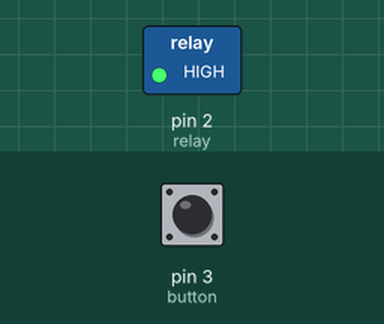
This sketch was run on a simulated Arduino Uno, built with avr-gcc and run on an emulated ATmega328P. Shown: switched loads named in the sketch (green lamp = pin HIGH). Inputs (shaded band) come from the test bench; at power-on: pin 3 (button) LOW.

Above: at 1.2 s.
1.3 s: pin 3 (button) pulled HIGH for 0.15 s
At 2.7 s:
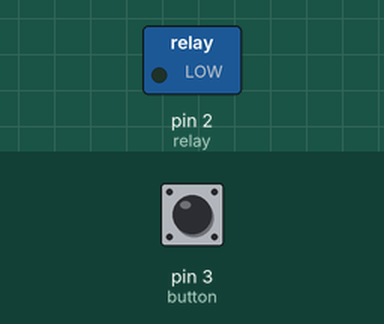
3.0 s: pin 3 (button) pulled HIGH for 1 s
At 3.8 s:
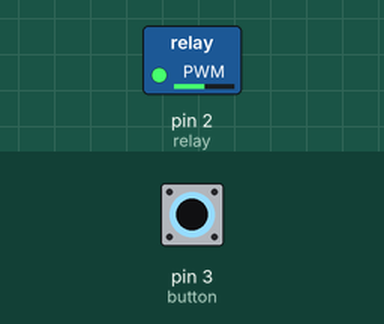
Timing chart, 0 to 6.0 s (numbered marks = the images above; inputs shaded):
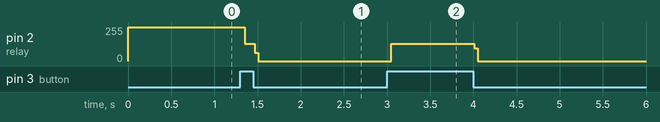

Measured:
- after the input at 1.3 s, pin 2 (relay): 255/255 → 128/255 after 0.05 s, → 0/255 0.12 s later
- after the input at 3.0 s, pin 2 (relay): 0/255 → 128/255 after 0.05 s, → 0/255 0.96 s later

The sketch:

13_project.ino
```cpp
int button = 3;
int relay = 2;
int rs = HIGH;
int bs;
int lbs = LOW;
int x;
int t;
void setup() {
  pinMode(button, INPUT);
  pinMode(relay, OUTPUT);
  digitalWrite(relay, rs);
}

void loop() {
  x = digitalRead(button);
  if (x!= lbs)
    t = millis();
  if ((millis() - t) > 10){
    if (x != bs)
      bs = x;
    if (bs == HIGH)
      rs = !rs;

  }
  digitalWrite(relay, rs);
  lbs = x;
}
```
